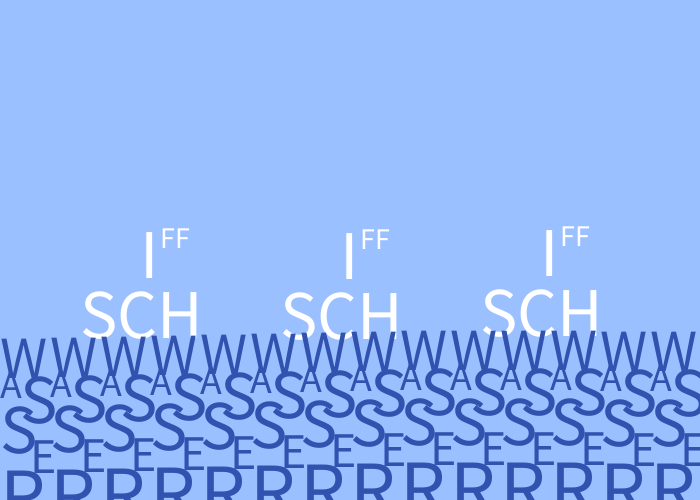
Frame 1 (no input)
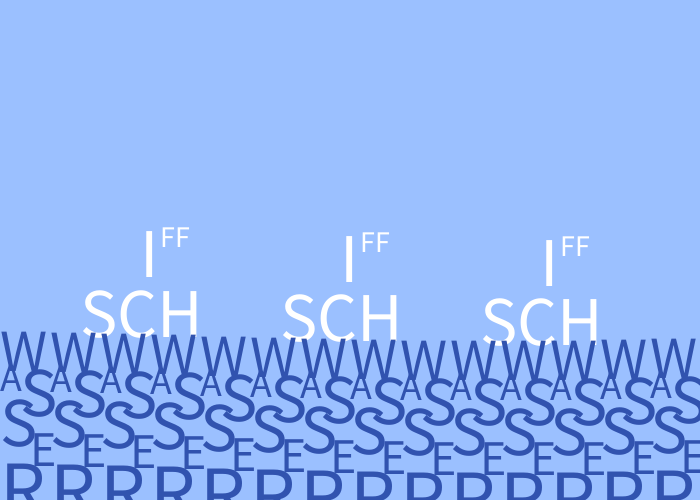
Frame 60 (the mouse pressed at the canvas centre just before this capture)
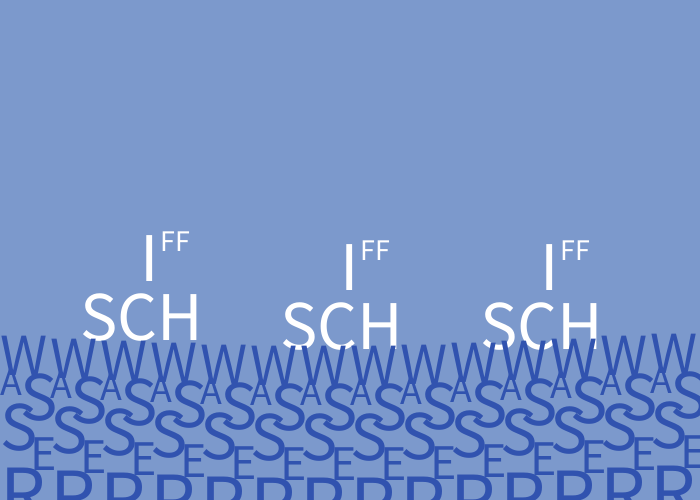
Frame 120 (the mouse held since frame 60 and released just before this capture)

The Processing sketch that drew these frames (run headless with seeded random() and noise(); from frame 60 on, the mouse is pressed at the canvas centre):

// Processing sketch: processing_175546
// ── processing_175546.pde

//Wasser
void setup()
{
 size(700,500);
colorMode(HSB,360,100,100); 
}

void draw()
{
 float blue = map(mouseX, 0, width, 100, 60);
 float m = map(mouseX,0, width,5,15);
 
 background(218,39,blue);

 for (int i=0; i<600; i+=200)
{
//Schiffchen
float wave = sin(millis()/100.0+i)*m;
pushMatrix();
translate(i, 340);
fill(360,0,100);
textSize(70);
text("SCH",80,wave);
textSize(70);
text("I", 140, wave-60);
textSize(30);
text("FF", 160, wave-90);
popMatrix();
}


//Wellen

for (int i=0; i<=700; i+=50)
{
float wave = sin(millis()/100.0+i)*m;
pushMatrix();
fill(224,72,69);
textSize(60);
text("W", i,375+wave);
textSize(40);
text("A", i, 395+wave);
textSize(70);
text("S", i+20, 420+wave);
textSize(70);
text("S", i, 450+wave);
textSize(50);
text("E", i+30, 470+wave);
textSize(80);
text("R", i, 520+wave);
popMatrix();
}
} 
